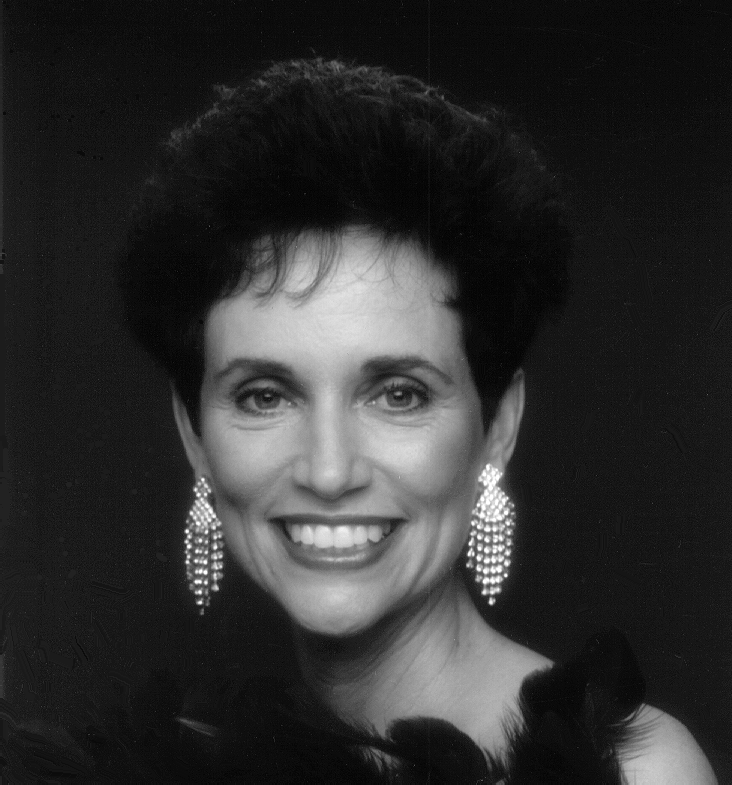
#> input picture CV1_2/img/woman.png, 732 x 785 px, found by its file name
$ jupyter execute Cv1_A2_es2.ipynb
#> lines starting #> are read from the running program, lines starting #| are printed output that depends on the picture
<a href="https://colab.research.google.com/github/ebrambilla42/Cv1/blob/main/Cv1_A2_es2.ipynb" target="_parent"></a>

**ES_2:** Edge detection

0. Imports

[cell 1]
import cv2
from google.colab.patches import cv2_imshow
import numpy as np
import matplotlib.pyplot as plt

IMG_DIMENSION = (5,5)

def img_show(image):
  #image show
  plt.figure(figsize= IMG_DIMENSION)
  plt.imshow(image)

1. Bullet-Point

> Load the imagewoman.pngprovided.  Note that it is already grayscale

[cell 2]
image = cv2.imread('woman.png')
#> image is the input picture: shape (785, 732, 3); min 0, max 255, mean 46.4
image = cv2.cvtColor(image, cv2.COLOR_BGR2GRAY)
#> image: shape (785, 732)

img_show(image)

2. Bullet-Point

> Using **skimage.util.randomnoise**,

>add Gaussian distributed noise to the image with a variance of **0.01**.

>This gives you a noisy image **N**.

[cell 3]
from skimage.util import random_noise
#Noisy image
N = random_noise(image, mode='gaussian', var=0.01)

img_show(N)

3. Bullet-Point

> Apply **skimage.filters.gaussian** to filter N.

> Use σ = 1.0.  This gives you a smoothed image S

[cell 4]
from skimage.filters import gaussian
#Smoothed image
S = gaussian(N, sigma = 1.0)

img_show(S)

4. Bullet-Point

> Use the function **skimage.filters.sobel**

> This function applies the two Sobel kernels(horizontal and vertical) on the image, and then computes the root of the squared sumof the results.

[cell 5]
from skimage.filters import sobel

#sobel noisy
F_n = sobel(N)
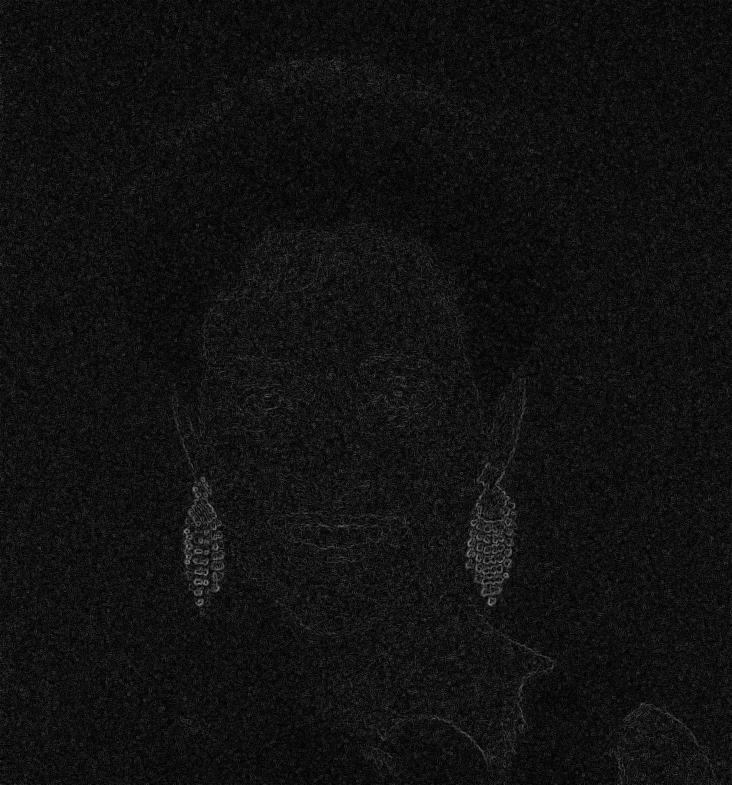
#> F_n: shape (785, 732) float64; min 0, max 0.545, mean 0.0688
#sobel smoothed
F_s = sobel(S)

5. Bullet-Point

> Visualize the result of applying the function on the noisy image N, and on the smoothedimage S.

> Suppose the output of the sobel function on the noisy image is **F_n** and the output on the smoothed image as **F_s**.

[cell 6]
fig, ax = plt.subplots(1,2, figsize = IMG_DIMENSION )
ax[0].imshow(F_n)
ax[1].imshow(F_s)

ax[0].title.set_text('Sobel(Noisy_image)')
ax[1].title.set_text('Sobel(Smoothed_image)')
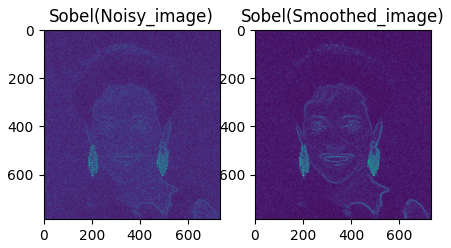
#> figure drawn by matplotlib, 2 panels

$ run again, with CV1_2/img/visual_attention.png copied over CV1_2/img/woman.png
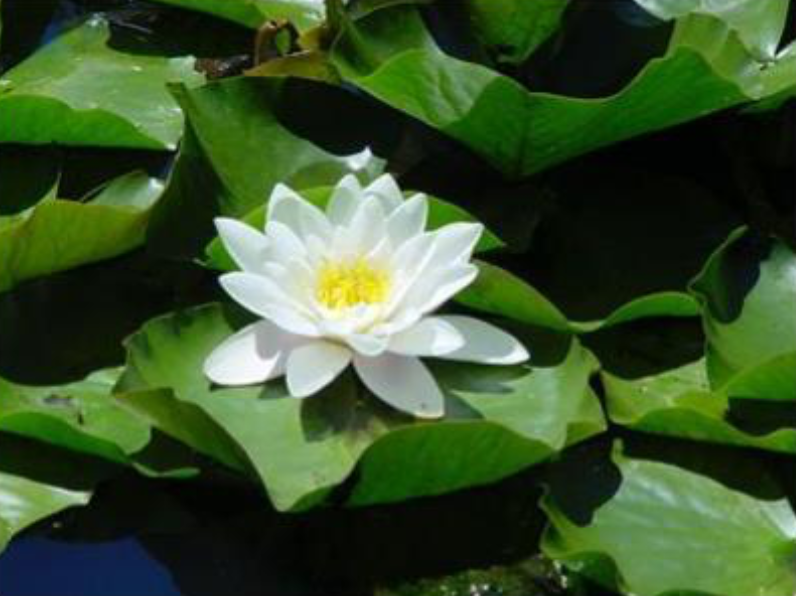
#> input picture CV1_2/img/visual_attention.png, 796 x 596 px, found by its file name
#> image is the input picture: shape (596, 796, 3); mean B, G, R 42.5, 81.2, 56.6
#> image: shape (596, 796)
#> `F_s = sobel(S)`:
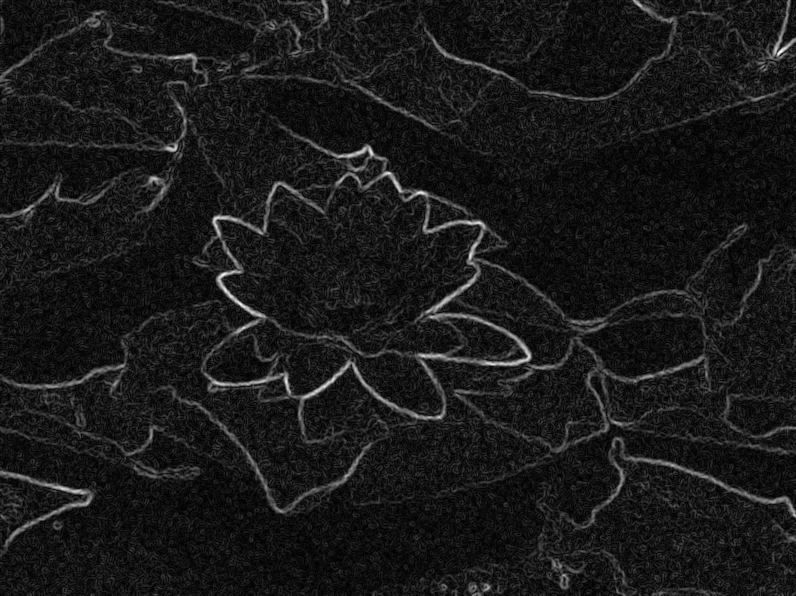
#> F_s: shape (596, 796) float64; min 4.32e-05, max 0.299, mean 0.0302; drawn with min black and max white
#> `[cell 6] fig, ax = plt.subplots(1,2, figsize = IMG_DIMENSION ) ax[0].i..`:
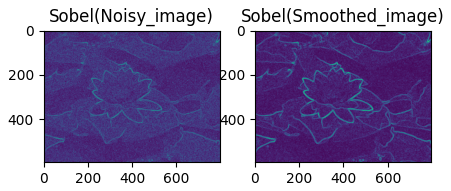
#> figure drawn by matplotlib, 2 panels
